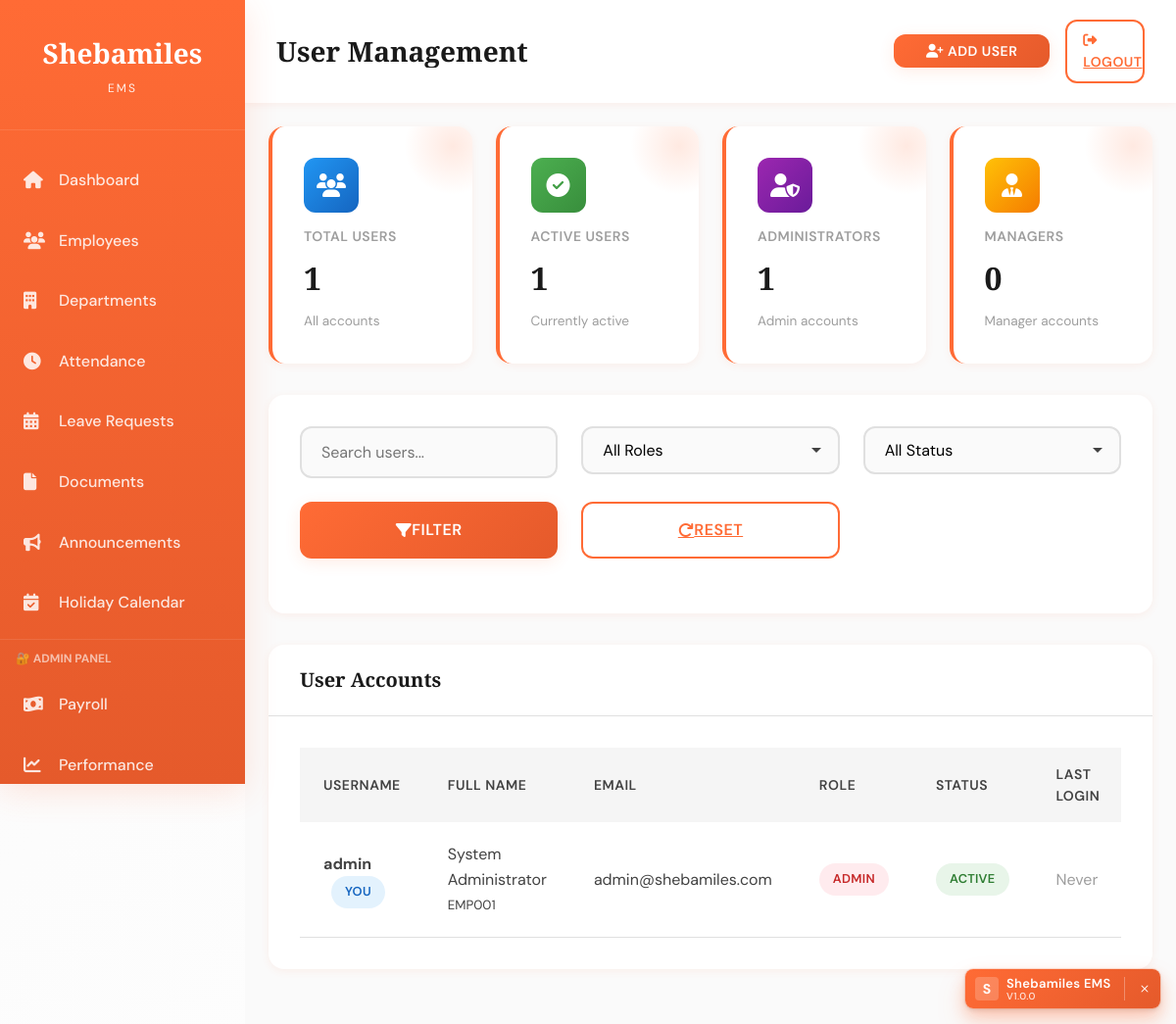
/users.php (signed in), run on the app's committed database.
### tables this page shows
CREATE TABLE `employees` (
  `employee_id` int(11) NOT NULL AUTO_INCREMENT,
  `user_id` int(11) NOT NULL,
  `employee_code` varchar(20) NOT NULL,
  `first_name` varchar(50) NOT NULL,
  `last_name` varchar(50) NOT NULL,
  `date_of_birth` date DEFAULT NULL,
  `gender` enum('male','female','other') DEFAULT NULL,
  `phone` varchar(20) DEFAULT NULL,
  `address` text DEFAULT NULL,
  `city` varchar(50) DEFAULT NULL,
  `state` varchar(50) DEFAULT NULL,
  `country` varchar(50) DEFAULT NULL,
  `department_id` int(11) DEFAULT NULL,
  `position` varchar(100) DEFAULT NULL,
  `hire_date` date NOT NULL,
  `employment_type` enum('full-time','part-time','contract','intern') NOT NULL DEFAULT 'full-time',
  `salary` decimal(10,2) DEFAULT NULL,
  `profile_image` varchar(255) DEFAULT NULL,
  `created_at` timestamp NOT NULL DEFAULT CURRENT_TIMESTAMP,
  `updated_at` timestamp NOT NULL DEFAULT CURRENT_TIMESTAMP ON UPDATE CURRENT_TIMESTAMP,
  PRIMARY KEY (`employee_id`),
  UNIQUE KEY `employee_code` (`employee_code`),
  KEY `user_id` (`user_id`),
  KEY `department_id` (`department_id`)
);

CREATE TABLE `users` (
  `user_id` int(11) NOT NULL AUTO_INCREMENT,
  `username` varchar(50) NOT NULL,
  `password` varchar(255) NOT NULL,
  `email` varchar(100) NOT NULL,
  `role` enum('admin','manager','employee') NOT NULL DEFAULT 'employee',
  `created_at` timestamp NOT NULL DEFAULT CURRENT_TIMESTAMP,
  `last_login` timestamp NULL DEFAULT NULL,
  `status` enum('active','inactive') NOT NULL DEFAULT 'active',
  PRIMARY KEY (`user_id`),
  UNIQUE KEY `username` (`username`),
  UNIQUE KEY `email` (`email`)
);

### includes/auth.php (called while the page is built, shortened)
<?php
function isLoggedIn() {
    return isset($_SESSION['user_id']) && isset($_SESSION['username']);
}
function getCurrentUser() {
    return [
        'user_id' => $_SESSION['user_id'],
        'username' => $_SESSION['username'],
        'email' => $_SESSION['email'],
        'role' => $_SESSION['role'],
        'employee_id' => $_SESSION['employee_id'] ?? null,
        'full_name' => $_SESSION['full_name'] ?? 'User'
    ];
}
?>

### users.php (the view, shortened to what this page needs)
<?php
require_once 'includes/auth.php';
$db = new Database();
$conn = $db->getConnection();
try {
    $search = isset($_GET['search']) ? sanitize($_GET['search']) : '';
    $query = "SELECT u.*, e.employee_code, e.first_name, e.last_name
              FROM users u
              LEFT JOIN employees e ON u.user_id = e.user_id
              WHERE 1=1";
    $params = [];
    $query .= " ORDER BY u.created_at DESC";
    $stmt = $conn->prepare($query);
    $stmt->execute($params);
    $users = $stmt->fetchAll();
    $totalUsers = count($users);
    $activeUsers = count(array_filter($users, fn($u) => $u['status'] === 'active'));
    $admins = count(array_filter($users, fn($u) => $u['role'] === 'admin'));
    $managers = count(array_filter($users, fn($u) => $u['role'] === 'manager'));
} catch(PDOException $e) {
    $error = "Error fetching users: " . $e->getMessage();
} catch(Exception $e) {
    $error = $e->getMessage();
}
$currentUser = getCurrentUser();
?>
<!DOCTYPE html>
<html lang="en">
<head>
    <link rel="stylesheet" href="css/style.css">
    <link rel="stylesheet" href="https://cdnjs.cloudflare.com/ajax/libs/font-awesome/6.4.0/css/all.min.css">
</head>
<body>
    <div class="dashboard-wrapper">
        <?php include 'includes/sidebar.php'; ?>
        <main class="main-content">
            <div class="topbar">
                <h2>User Management</h2>
                <div class="topbar-actions">
                    <button onclick="showAddModal()" class="btn btn-sm btn-primary">
                        <i class="fas fa-user-plus"></i> Add User
                    </button>
                    <a href="php/logout.php" class="btn btn-sm btn-outline-orange">
                        <i class="fas fa-sign-out-alt"></i> Logout
                    </a>
                </div>
            </div>
            <div class="content">
                <div class="stats-grid">
                    <div class="stat-card">
                        <div class="stat-card-icon" style="background: linear-gradient(135deg, #2196F3, #1565C0);">
                            <i class="fas fa-users"></i>
                        </div>
                        <h3>Total Users</h3>
                        <div class="stat-card-value"><?php echo $totalUsers; ?></div>
                        <p class="stat-card-label">All accounts</p>
                    </div>
                    <div class="stat-card">
                        <div class="stat-card-icon" style="background: linear-gradient(135deg, #4CAF50, #388E3C);">
                            <i class="fas fa-check-circle"></i>
                        </div>
                        <h3>Active Users</h3>
                        <div class="stat-card-value"><?php echo $activeUsers; ?></div>
                        <p class="stat-card-label">Currently active</p>
                    </div>
                    <div class="stat-card">
                        <div class="stat-card-icon" style="background: linear-gradient(135deg, #9C27B0, #6A1B9A);">
                            <i class="fas fa-user-shield"></i>
                        </div>
                        <h3>Administrators</h3>
                        <div class="stat-card-value"><?php echo $admins; ?></div>
                        <p class="stat-card-label">Admin accounts</p>
                    </div>
                    <div class="stat-card">
                        <div class="stat-card-icon" style="background: linear-gradient(135deg, #FFC107, #F57C00);">
                            <i class="fas fa-user-tie"></i>
                        </div>
                        <h3>Managers</h3>
                        <div class="stat-card-value"><?php echo $managers; ?></div>
                        <p class="stat-card-label">Manager accounts</p>
                    </div>
                </div>
                <div class="card">
                    <div class="card-body">
                        <form method="GET" class="filter-form">
                            <div class="form-row">
                                <div class="form-group">
                                    <input type="text" name="search" class="form-control" placeholder="Search users..." value="<?php echo htmlspecialchars($search); ?>">
                                </div>
                                <div class="form-group">
                                    <select name="role" class="form-control">
                                        <option value="">All Roles</option>
                                    </select>
                                </div>
                                <div class="form-group">
                                    <select name="status" class="form-control">
                                        <option value="">All Status</option>
                                    </select>
                                </div>
                                <button type="submit" class="btn btn-primary">
                                    <i class="fas fa-filter"></i> Filter
                                </button>
                                <a href="users.php" class="btn btn-outline-orange">
                                    <i class="fas fa-redo"></i> Reset
                                </a>
                            </div>
                        </form>
                    </div>
                </div>
                <div class="card">
                    <div class="card-header">
                        <h3>User Accounts</h3>
                    </div>
                    <div class="card-body">
                        <div class="table-responsive">
                            <table class="table">
                                <thead>
                                    <tr>
                                        <th>Username</th>
                                        <th>Full Name</th>
                                        <th>Email</th>
                                        <th>Role</th>
                                        <th>Status</th>
                                        <th>Last Login</th>
                                    </tr>
                                </thead>
                                <tbody>
                                    <?php if (empty($users)): ?>
                                        <tr>
                                            <td colspan="8" style="text-align: center; padding: 2rem;">
                                                <i class="fas fa-users" style="font-size: 3rem; color: var(--medium-gray); margin-bottom: 1rem;"></i>
                                                <p>No users found</p>
                                            </td>
                                        </tr>
                                    <?php else: ?>
                                        <?php foreach ($users as $user): ?>
                                            <tr>
                                                <td>
                                                    <strong><?php echo htmlspecialchars($user['username']); ?></strong>
                                                    <?php if ($user['user_id'] == $currentUser['user_id']): ?>
                                                        <span class="badge badge-info" style="margin-left: 0.5rem;">You</span>
                                                    <?php endif; ?>
                                                </td>
                                                <td>
                                                    <?php
                                                    if ($user['first_name'] && $user['last_name']) {
                                                        echo htmlspecialchars($user['first_name'] . ' ' . $user['last_name']);
                                                        echo '<br><small>' . htmlspecialchars($user['employee_code'] ?? '') . '</small>';
                                                    } else {
                                                        echo '<span style="color: var(--medium-gray);">No employee profile</span>';
                                                    }
                                                    ?>
                                                </td>
                                                <td><?php echo htmlspecialchars($user['email']); ?></td>
                                                <td>
                                                    <?php
                                                    $roleColors = [
                                                        'admin' => 'badge-danger',
                                                        'manager' => 'badge-warning',
                                                        'employee' => 'badge-info'
                                                    ];
                                                    $roleClass = $roleColors[$user['role']] ?? 'badge-secondary';
                                                    ?>
                                                    <span class="badge <?php echo $roleClass; ?>">
                                                        <?php echo ucfirst($user['role']); ?>
                                                    </span>
                                                </td>
                                                <td>
                                                    <?php if ($user['status'] === 'active'): ?>
                                                        <span class="badge badge-success">Active</span>
                                                    <?php else: ?>
                                                        <span class="badge badge-secondary">Inactive</span>
                                                    <?php endif; ?>
                                                </td>
                                                <td>
                                                    <?php
                                                    if ($user['last_login']) {
                                                        echo date('M d, Y', strtotime($user['last_login']));
                                                        echo '<br><small>' . date('h:i A', strtotime($user['last_login'])) . '</small>';
                                                    } else {
                                                        echo '<span style="color: var(--medium-gray);">Never</span>';
                                                    }
                                                    ?>
                                                </td>
                                            </tr>
                                        <?php endforeach; ?>
                                    <?php endif; ?>
                                </tbody>
                            </table>
                        </div>
                    </div>
                </div>
            </div>
        </main>
    </div>
    <?php include 'includes/badge.php'; ?>
</body>
</html>

### data on the page
employees: user.status "1", user.role "1", user.role "0", user.username "admin", first_name+last_name "System Administrator", employee_code "EMP001", user.email "admin@shebamiles.com", user.role "ADMIN"

### other printed values
$totalUsers "1"
